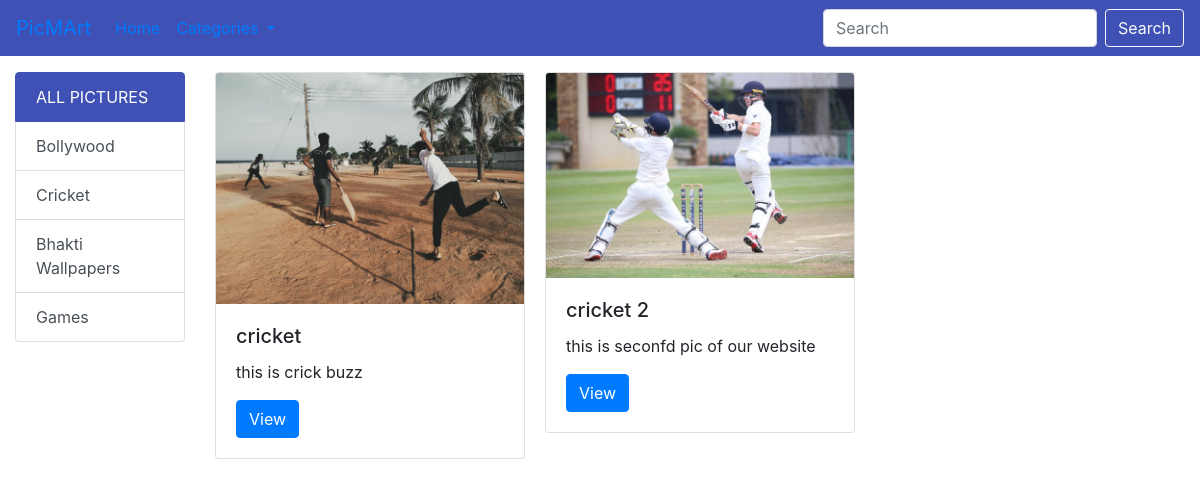
Page /category/2 on the committed database.
### picmartapp1/models.py (models this page shows, shortened)
class Category(models.Model):
    title= models.CharField(max_length=100)
    description = models.TextField()

class Image(models.Model):
    title=models.CharField(max_length =200)
    description = models.TextField()
    image = models.ImageField(upload_to='images')
    added_date = models.DateTimeField()
    cat = models.ForeignKey(Category, on_delete=models.CASCADE)

### picmart/views.py (the view)
# urls.py: path('category/<int:cid>', show_category_page),
def show_category_page(request, cid):
    print(cid)
    cats = Category.objects.all()
    category = Category.objects.get(pk=cid)
    images = Image.objects.filter(cat=category)
    data = {'images': images, 'cats': cats}
    return render(request, "home.html", data)

### templates/home.html (shortened to what this page needs)
<!doctype html>
<html lang="en">
  <head>
    <link rel="stylesheet" href="https://stackpath.bootstrapcdn.com/bootstrap/4.4.1/css/bootstrap.min.css">
  </head>
  <body>
  {%include 'navbar.html'%}
<div class="container-fluid">
  <div class="row">
      <div class="col-md-2">
<div class="list-group mt-3">
  <a href="/home" class="list-group-item list-group-item-action active">
    ALL PICTURES
  </a>
{% for c in cats %}
    <a href="/category/{{c.pk}}" class="list-group-item list-group-item-action">{{c.title}}</a>
{% endfor%}
</div>
      </div>
<div class="col-md-10">
<div class="row mt-3">
    <div class="col-md-12">
    <div class="card-columns">
        {% for i in images %}
<div class="card">
  <img src="/media/{{i.image}}" class="card-img-top" alt="Card image cap">
  <div class="card-body">
    <h5 class="card-title">{{i.title}}</h5>
    <p class="card-text">{{i.description}}</p>
    <a href="#" class="btn btn-primary" onclick="showModalwithImage('{{i.image}}')">View</a>
  </div>
</div>
        {% endfor %}
    </div>
    </div>
</div>
</div>
  </div>
    </div>
  </body>
</html>

### templates/navbar.html (shortened to what this page needs)
<nav class="navbar navbar-expand-lg bg  bg-dark">
  <a class="navbar-brand" href="/home">PicMArt</a>
  <div class="collapse navbar-collapse" id="navbarSupportedContent">
    <ul class="navbar-nav mr-auto">
      <li class="nav-item active">
        <a class="nav-link" href="/home">Home <span class="sr-only">(current)</span></a>
      </li>
      <li class="nav-item dropdown">
        <a class="nav-link dropdown-toggle" href="#" id="navbarDropdown" role="button" data-toggle="dropdown" aria-haspopup="true" aria-expanded="false">
        </a>
      </li>
    </ul>
    <form method="get" class="form-inline my-2 my-lg-0" action="/search">
      <input class="form-control mr-sm-2" type="search" placeholder="Search" aria-label="Search" name="search" id="search">
      <button class="btn btn-outline-light my-2 my-sm-0" type="submit">Search</button>
    </form>
  </div>
</nav>

### templates/home.html (style rules this page uses)
.bg { background:#3f51b5!important; }
.list-group-item.active { background:#3f51b5!important; border-color:#3f51b5!important; }

### rows in the picture
Category: title "Bollywood"
Category: title "Cricket"
Category: title "Bhakti Wallpapers"
Category: title "Games"
Image: image (picture), title "cricket", description "this is crick buzz"
Image: image (picture), title "cricket 2", description "this is seconfd pic of our website"
